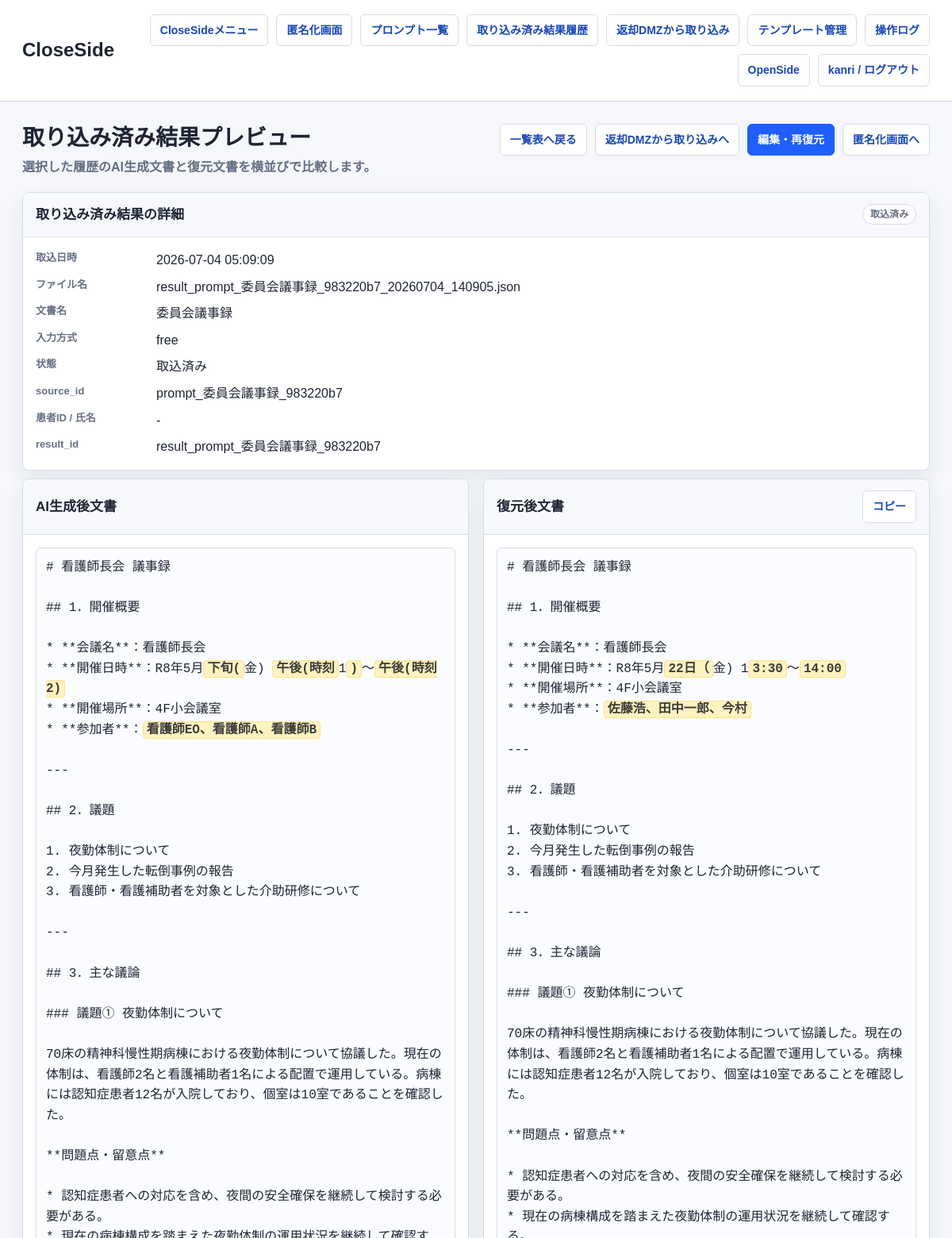
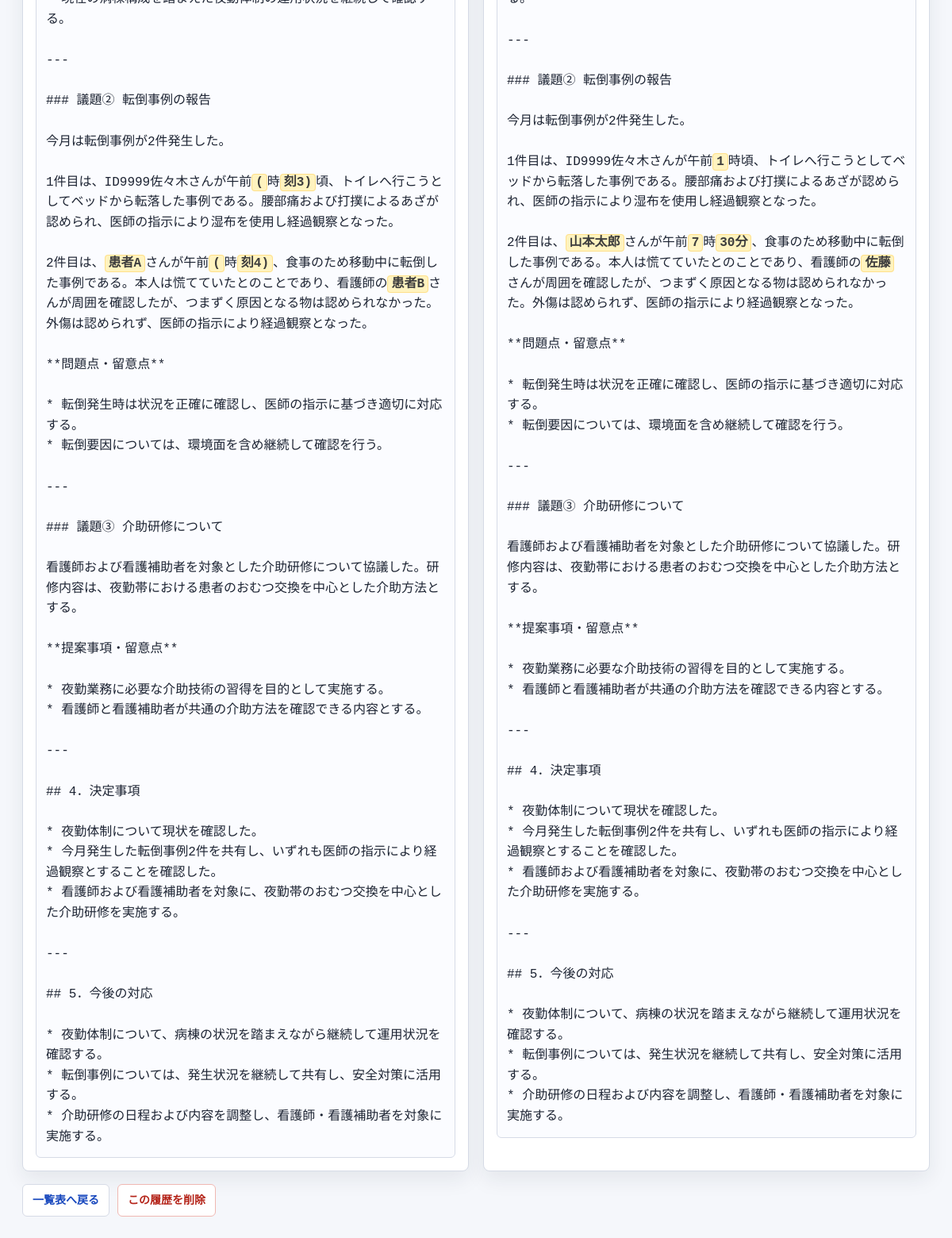
Page /close/dmz/results/history/75/ (signed in) on the committed database (2 pictures, top to bottom).
### anonymizer_app/models.py (models this page shows, shortened)
class RestoredResult(models.Model):
    STATUS_CHOICES = [
        ('imported', '取込済み'),
        ('deleted', '削除済み'),
    ]
    source_id = models.CharField(max_length=255, db_index=True)
    result_id = models.CharField(max_length=255, blank=True, default='')
    template_type = models.CharField(max_length=255, blank=True, default='')
    result_text = models.TextField()
    restored_text = models.TextField()
    result_json = models.JSONField(null=True, blank=True)
    imported_filename = models.CharField(max_length=255, blank=True, default='')
    reviewer = models.CharField(max_length=255, blank=True, default='')
    owner = models.ForeignKey(settings.AUTH_USER_MODEL, null=True, blank=True, on_delete=models.SET_NULL)
    status = models.CharField(max_length=32, choices=STATUS_CHOICES, default='imported')
    created_at = models.DateTimeField(default=timezone.now)
    updated_at = models.DateTimeField(auto_now=True)

### close_side/views.py (the view)
# urls.py: path('dmz/results/history/<int:pk>/', close_login_required(views.result_history_preview), name='result_history_preview'),
def result_history_preview(request, pk):
    context = _result_history_preview_context(request, pk)
    return render(request, 'anonymizer_app/result_history_preview.html', context)

### anonymizer_app/network_policy.py (called while the page is built)
def network_policy() -> dict:
    return getattr(settings, 'NETWORK_POLICY', DEFAULT_NETWORK_POLICY)

def get_client_ip(request) -> str:
    forwarded_for = request.META.get('HTTP_X_FORWARDED_FOR', '')
    if getattr(settings, 'NETWORK_POLICY_TRUST_X_FORWARDED_FOR', True) and forwarded_for:
        return forwarded_for.split(',')[0].strip()
    return request.META.get('REMOTE_ADDR') or ''

def normalize_ip(value: str):
    try:
        return ip_address(value)
    except ValueError:
        return None

def _networks(cidrs: list[str]):
    networks = []
    for cidr in cidrs:
        try:
            networks.append(ip_network(cidr))
        except ValueError:
            continue
    return networks

def side_for_path(path: str) -> str:
    for side, rule in network_policy().items():
        if any(path.startswith(prefix) for prefix in rule.get('paths', [])):
            return side
    return ''

def allowed_cidrs_for_side(side: str) -> list[str]:
    rule = network_policy().get(side, {})
    cidrs = list(rule.get('cidrs', []))
    if getattr(settings, 'NETWORK_POLICY_ALLOW_LOOPBACK', False):
        cidrs.extend(LOOPBACK_CIDRS)
    return cidrs

def is_client_allowed_for_side(client_ip: str, side: str) -> bool:
    parsed = normalize_ip(client_ip)
    if parsed is None:
        return False
    return any(parsed in network for network in _networks(allowed_cidrs_for_side(side)))

    def __call__(self, request):
        side = side_for_path(request.path_info)
        if not side or not getattr(settings, 'NETWORK_POLICY_ENFORCED', True):
            return self.get_response(request)
        client_ip = get_client_ip(request)
        if is_client_allowed_for_side(client_ip, side):
            request.network_segment = side
            request.client_ip = client_ip
            return self.get_response(request)
        self._log_denied_request(request, side, client_ip)
        label = network_policy().get(side, {}).get('label', side)
        return HttpResponseForbidden(f'{label} へのアクセス元ネットワークが許可されていません。')

### anonymizer_app/structured_input.py (called while the page is built, shortened)
def build_anonymized_patient_id(patient_id: object) -> str:
    text = _stringify_value(patient_id)
    if not text:
        return ''
    if text.startswith('9900'):
        return text
    return f'9900{text}'

def _stringify_value(value: object) -> str:
    if value is None:
        return ''

### anonymizer_app/template_input_schemas.py (called while the page is built)
def _canonical_template_type(template_type: str) -> str:
    return TEMPLATE_INPUT_SCHEMA_ALIASES.get(template_type, template_type)

### anonymizer_app/templates/anonymizer_app/result_history_preview.html (shortened to what this page needs)
{% extends "anonymizer_app/base.html" %}
{% block brand %}CloseSide{% endblock %}
{% block page_title %}取り込み済み結果プレビュー{% endblock %}
{% block page_subtitle %}<p class="page-subtitle">選択した履歴のAI生成文書と復元文書を横並びで比較します。</p>{% endblock %}
{% block page_actions %}
  <a class="button" href="{% url 'close_side:result_history_list' %}{% if history_query %}?q={{ history_query|urlencode }}{% endif %}">一覧表へ戻る</a>
  <a class="button" href="{% url 'close_side:result_import_list' %}">返却DMZから取り込みへ</a>
  <a class="button primary" href="{% url 'close_side:result_detail' pk=selected_result.pk %}">編集・再復元</a>
  <a class="button" href="{% url 'close_side:home' %}">匿名化画面へ</a>
{% endblock %}
{% block content %}
  <section class="panel">
    <div class="panel-header">
      <h3 class="panel-title">取り込み済み結果の詳細</h3>
      <span class="badge">{{ selected_preview.status_label }}</span>
    </div>
    <div class="panel-body">
      <dl class="meta-list">
        <dt>取込日時</dt><dd>{{ selected_preview.created_at }}</dd>
        <dt>ファイル名</dt><dd>{{ selected_preview.imported_filename|default:"-" }}</dd>
        <dt>文書名</dt><dd>{{ selected_preview.template_type|default:"-" }}</dd>
        <dt>入力方式</dt><dd>{{ selected_preview.input_mode|default:"-" }}</dd>
        <dt>状態</dt><dd>{{ selected_preview.status_label }}</dd>
        <dt>source_id</dt><dd>{{ selected_preview.source_id|default:"-" }}</dd>
        <dt>患者ID / 氏名</dt><dd>{{ selected_preview.patient_display_label|default:"-" }}</dd>
        <dt>result_id</dt><dd>{{ selected_preview.result_id|default:"-" }}</dd>
      </dl>
    </div>
  </section>
  <section class="grid">
    <div class="panel">
      <div class="panel-header">
        <h3 class="panel-title">AI生成後文書</h3>
      </div>
      <div class="panel-body">
        {% if selected_preview.has_result_text %}
          <pre>{{ selected_preview.result_html|safe }}</pre>
        {% else %}
          <p class="empty">文書がありません。</p>
        {% endif %}
      </div>
    </div>
    <div class="panel">
      <div class="panel-header">
        <h3 class="panel-title">復元後文書</h3>
        <button type="button" class="button" id="copy-restored-button">コピー</button>
      </div>
      <div class="panel-body">
        {% if selected_preview.has_restored_text %}
          <pre id="restored-text">{{ selected_preview.restored_html|safe }}</pre>
        {% else %}
          <p class="empty">文書がありません。</p>
        {% endif %}
      </div>
    </div>
  </section>
  <div class="actions history-preview-actions">
    <a class="button" href="{% url 'close_side:result_history_list' %}{% if history_query %}?q={{ history_query|urlencode }}{% endif %}">一覧表へ戻る</a>
    <form
      class="inline-form"
      method="post"
      action="{% url 'close_side:result_delete' pk=selected_result.pk %}{% if history_query %}?q={{ history_query|urlencode }}{% endif %}"
      onsubmit="return confirm('この取り込み済み生成文章を削除しますか？');"
    >
      <button class="danger" type="submit">この履歴を削除</button>
    </form>
  </div>
{% endblock %}

### anonymizer_app/templates/anonymizer_app/base.html (shortened to what this page needs)
<!DOCTYPE html>
<html lang="ja">
<head>
</head>
<body>
  <header class="app-header">
    <div class="header-inner">
      <h1 class="brand-title">{% block brand %}匿名化システム{% endblock %}</h1>
      <nav class="top-nav" aria-label="主要メニュー">
        {% if request.resolver_match.namespace == 'open_side' %}
          <a class="nav-link" href="{% url 'open_side:menu' %}">OpenSideメニュー</a>
          <a class="nav-link" href="{% url 'open_side:dmz_list' %}">プロンプト一覧</a>
          {% if request.user.is_staff or request.user.is_superuser %}
            <a class="nav-link" href="{% url 'open_side:operation_logs' %}">操作ログ</a>
          {% endif %}
          <a class="nav-link" href="{% url 'close_side:menu' %}">CloseSide</a>
          <form method="post" action="{% url 'open_side:logout' %}">
            {% csrf_token %}
            <button type="submit">{{ request.user.username }} / ログアウト</button>
          </form>
        {% else %}
          <a class="nav-link" href="{% url 'close_side:menu' %}">CloseSideメニュー</a>
          <a class="nav-link" href="{% url 'close_side:home' %}">匿名化画面</a>
          <a class="nav-link" href="{% url 'close_side:prompts_list' %}">プロンプト一覧</a>
          <a class="nav-link" href="{% url 'close_side:result_history_list' %}">取り込み済み結果履歴</a>
          <a class="nav-link" href="{% url 'close_side:result_import_list' %}">返却DMZから取り込み</a>
          <a class="nav-link" href="{% url 'close_side:templates_list' %}">テンプレート管理</a>
          {% if request.user.is_staff or request.user.is_superuser %}
            <a class="nav-link" href="{% url 'close_side:operation_logs' %}">操作ログ</a>
          {% endif %}
          <a class="nav-link" href="{% url 'open_side:menu' %}">OpenSide</a>
          <form method="post" action="{% url 'close_side:logout' %}">
            <button type="submit">{{ request.user.username }} / ログアウト</button>
          </form>
        {% endif %}
      </nav>
    </div>
  </header>
  <main class="content">
    <div class="page-head">
      <div>
        <h2 class="page-title">{% block page_title %}{% endblock %}</h2>
        {% block page_subtitle %}{% endblock %}
      </div>
      <div class="actions">{% block page_actions %}{% endblock %}</div>
    </div>
    {% block content %}{% endblock %}
  </main>
</body>
</html>

### anonymizer_app/templates/anonymizer_app/base.html (style rules this page uses)
* { box-sizing: border-box; }
:root { --bg: #f5f7fb; --panel: #fff; --surface: #f7f8fb; --line: #d6dbe6; --line-strong: #a8b1c2; --text: #1d2433; --muted: #657084; --blue: #1f5eff; --blue-dark: #1747bd; --green: #138a5b; --danger: #b42318; --amber: #a96a00; --shadow: 0 10px 26px rgba(29, 36, 51, 0.08); }
body { margin: 0; background: var(--bg); color: var(--text); font-family: Arial, "Hiragino Kaku Gothic ProN", "Yu Gothic", Meiryo, sans-serif; font-size: 16px; line-height: 1.6; }
a { color: var(--blue-dark); font-weight: 700; text-decoration-thickness: 2px; text-underline-offset: 4px; }
button, input, textarea, select { font: inherit; }
.app-header { position: sticky; top: 0; z-index: 10; border-bottom: 1px solid var(--line); background: rgba(255, 255, 255, 0.94); backdrop-filter: blur(10px); }
.header-inner, .content { max-width: 1240px; margin: 0 auto; padding: 18px 28px; }
.header-inner { display: flex; justify-content: space-between; gap: 20px; align-items: center; }
.brand-title { margin: 0; font-size: 24px; font-weight: 800; letter-spacing: 0; }
.top-nav { display: flex; flex-wrap: wrap; gap: 10px; justify-content: flex-end; align-items: center; }
.top-nav form, .inline-form { margin: 0; display: inline-flex; }
.nav-link, .button, button { display: inline-flex; align-items: center; justify-content: center; min-height: 38px; border: 1px solid var(--line); border-radius: 6px; background: #fff; color: var(--blue-dark); padding: 8px 12px; font-size: 14px; font-weight: 800; text-decoration: none; cursor: pointer; white-space: nowrap; transition: background 120ms ease, border-color 120ms ease, color 120ms ease, transform 120ms ease; }
.primary { border-color: var(--blue); background: var(--blue); color: #fff; }
.danger { border-color: #f0b8b2; color: var(--danger); }
.content { padding-top: 28px; padding-bottom: 40px; }
.page-head { display: flex; justify-content: space-between; gap: 20px; align-items: flex-start; margin-bottom: 18px; }
.page-title { margin: 0; font-size: 28px; line-height: 1.3; }
.page-subtitle { margin: 6px 0 0; color: var(--muted); font-weight: 700; }
.actions { display: flex; flex-wrap: wrap; gap: 10px; align-items: center; }
.panel, .card { border: 1px solid var(--line); border-radius: 8px; background: var(--panel); box-shadow: var(--shadow); overflow: hidden; }
.panel + .panel, .card + .card { margin-top: 18px; }
.panel-header { display: flex; justify-content: space-between; gap: 12px; align-items: center; min-height: 54px; border-bottom: 1px solid var(--line); background: var(--surface); padding: 14px 16px; }
.panel-title { margin: 0; font-size: 17px; font-weight: 800; }
.panel-body pre { margin: 0; }
.panel-body, .card { padding: 16px; }
.grid { display: grid; grid-template-columns: repeat(2, minmax(0, 1fr)); gap: 18px; }
.history-preview-actions { margin-top: 16px; }
pre { white-space: pre-wrap; word-break: break-word; border: 1px solid var(--line); border-radius: 6px; background: #fbfcff; padding: 12px; overflow: auto; }
.meta-list { display: grid; grid-template-columns: 140px minmax(0, 1fr); gap: 8px 12px; margin: 0; }
.meta-list dt { color: var(--muted); font-size: 13px; font-weight: 800; }
.meta-list dd { margin: 0; word-break: break-word; }
.badge { display: inline-flex; align-items: center; min-height: 26px; border: 1px solid var(--line); border-radius: 999px; background: #fff; color: var(--muted); padding: 2px 9px; font-size: 12px; font-weight: 800; white-space: nowrap; }
.anonymized-label.changed { border: 1px solid #ffe08a; border-radius: 4px; background: #fff3bf; color: #3d3d3d; padding: 1px 4px; font-weight: 800; }
.grid > .panel, .menu-grid > .card, .menu-grid > .panel { margin-top: 8pt; }

### rows in the picture
RestoredResult: imported_filename "result_prompt_委員会議事録_983220b7_20260704_140905.json", template_type "委員会議事録", source_id "prompt_委員会議事録_983220b7", result_id "result_prompt_委員会議事録_983220b7"

### other values in the picture
{{ request.user.username }} "kanri"
{{ selected_preview.status_label }} "取込済み"
{{ selected_preview.created_at }} "2026-07-04 05:09:09"
{{ selected_preview.input_mode|default:"-" }} "free"
{{ selected_preview.patient_display_label|default:"-" }} "-"
